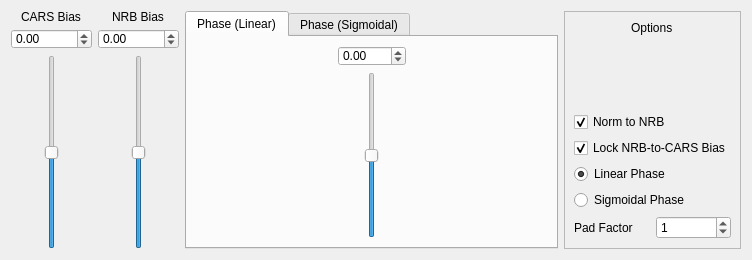
<?xml version="1.0" encoding="UTF-8"?>
<ui version="4.0">
 <class>Form</class>
 <widget class="QWidget" name="Form">
  <property name="geometry">
   <rect>
    <x>0</x>
    <y>0</y>
    <width>752</width>
    <height>260</height>
   </rect>
  </property>
  <property name="windowTitle">
   <string>Form</string>
  </property>
  <property name="styleSheet">
   <string notr="true">font: 10pt &quot;Arial&quot;;</string>
  </property>
  <layout class="QHBoxLayout" name="horizontalLayout">
   <item>
    <layout class="QVBoxLayout" name="verticalLayout">
     <item alignment="Qt::AlignHCenter|Qt::AlignTop">
      <widget class="QLabel" name="label">
       <property name="maximumSize">
        <size>
         <width>16777215</width>
         <height>12</height>
        </size>
       </property>
       <property name="text">
        <string>CARS Bias</string>
       </property>
      </widget>
     </item>
     <item alignment="Qt::AlignHCenter">
      <widget class="QDoubleSpinBox" name="spinBoxCARSBias">
       <property name="maximumSize">
        <size>
         <width>16777215</width>
         <height>20</height>
        </size>
       </property>
       <property name="keyboardTracking">
        <bool>false</bool>
       </property>
       <property name="minimum">
        <double>-10000.000000000000000</double>
       </property>
       <property name="maximum">
        <double>10000.000000000000000</double>
       </property>
      </widget>
     </item>
     <item alignment="Qt::AlignHCenter">
      <widget class="QSlider" name="sliderCARSBias">
       <property name="sizePolicy">
        <sizepolicy hsizetype="Fixed" vsizetype="Expanding">
         <horstretch>0</horstretch>
         <verstretch>0</verstretch>
        </sizepolicy>
       </property>
       <property name="minimumSize">
        <size>
         <width>0</width>
         <height>0</height>
        </size>
       </property>
       <property name="minimum">
        <number>-10000</number>
       </property>
       <property name="maximum">
        <number>10000</number>
       </property>
       <property name="orientation">
        <enum>Qt::Vertical</enum>
       </property>
      </widget>
     </item>
    </layout>
   </item>
   <item>
    <layout class="QVBoxLayout" name="verticalLayout_2">
     <item alignment="Qt::AlignHCenter|Qt::AlignTop">
      <widget class="QLabel" name="label_2">
       <property name="maximumSize">
        <size>
         <width>16777215</width>
         <height>12</height>
        </size>
       </property>
       <property name="text">
        <string>NRB Bias</string>
       </property>
      </widget>
     </item>
     <item alignment="Qt::AlignHCenter|Qt::AlignTop">
      <widget class="QDoubleSpinBox" name="spinBoxNRBBias">
       <property name="maximumSize">
        <size>
         <width>16777215</width>
         <height>20</height>
        </size>
       </property>
       <property name="keyboardTracking">
        <bool>false</bool>
       </property>
       <property name="minimum">
        <double>-10000.000000000000000</double>
       </property>
       <property name="maximum">
        <double>10000.000000000000000</double>
       </property>
      </widget>
     </item>
     <item alignment="Qt::AlignHCenter">
      <widget class="QSlider" name="sliderNRBBias">
       <property name="minimumSize">
        <size>
         <width>0</width>
         <height>100</height>
        </size>
       </property>
       <property name="minimum">
        <number>-10000</number>
       </property>
       <property name="maximum">
        <number>10000</number>
       </property>
       <property name="orientation">
        <enum>Qt::Vertical</enum>
       </property>
      </widget>
     </item>
    </layout>
   </item>
   <item>
    <widget class="QTabWidget" name="tabWidget">
     <property name="enabled">
      <bool>true</bool>
     </property>
     <property name="currentIndex">
      <number>0</number>
     </property>
     <widget class="QWidget" name="tabLin">
      <attribute name="title">
       <string>Phase (Linear)</string>
      </attribute>
      <layout class="QHBoxLayout" name="horizontalLayout_3">
       <item>
        <spacer name="horizontalSpacer">
         <property name="orientation">
          <enum>Qt::Horizontal</enum>
         </property>
         <property name="sizeHint" stdset="0">
          <size>
           <width>40</width>
           <height>20</height>
          </size>
         </property>
        </spacer>
       </item>
       <item>
        <layout class="QVBoxLayout" name="verticalLayout_4">
         <property name="spacing">
          <number>6</number>
         </property>
         <property name="topMargin">
          <number>0</number>
         </property>
         <item alignment="Qt::AlignHCenter">
          <widget class="QDoubleSpinBox" name="spinBoxPhaseLin">
           <property name="maximumSize">
            <size>
             <width>16777215</width>
             <height>20</height>
            </size>
           </property>
           <property name="keyboardTracking">
            <bool>false</bool>
           </property>
           <property name="minimum">
            <double>-720.000000000000000</double>
           </property>
           <property name="maximum">
            <double>720.000000000000000</double>
           </property>
          </widget>
         </item>
         <item alignment="Qt::AlignHCenter">
          <widget class="QSlider" name="sliderPhaseLin">
           <property name="minimum">
            <number>-720</number>
           </property>
           <property name="maximum">
            <number>720</number>
           </property>
           <property name="orientation">
            <enum>Qt::Vertical</enum>
           </property>
          </widget>
         </item>
        </layout>
       </item>
       <item>
        <spacer name="horizontalSpacer_2">
         <property name="orientation">
          <enum>Qt::Horizontal</enum>
         </property>
         <property name="sizeHint" stdset="0">
          <size>
           <width>40</width>
           <height>20</height>
          </size>
         </property>
        </spacer>
       </item>
      </layout>
      <zorder>horizontalSpacer</zorder>
      <zorder>horizontalSpacer_2</zorder>
     </widget>
     <widget class="QWidget" name="tabSigmoidal">
      <attribute name="title">
       <string>Phase (Sigmoidal)</string>
      </attribute>
      <layout class="QHBoxLayout" name="horizontalLayout_5">
       <item>
        <layout class="QVBoxLayout" name="verticalLayout_6">
         <item alignment="Qt::AlignHCenter">
          <widget class="QLabel" name="label_7">
           <property name="maximumSize">
            <size>
             <width>16777215</width>
             <height>12</height>
            </size>
           </property>
           <property name="text">
            <string>Phase 1</string>
           </property>
          </widget>
         </item>
         <item alignment="Qt::AlignHCenter">
          <widget class="QDoubleSpinBox" name="spinBoxSigPhase1">
           <property name="maximumSize">
            <size>
             <width>16777215</width>
             <height>20</height>
            </size>
           </property>
           <property name="keyboardTracking">
            <bool>false</bool>
           </property>
           <property name="minimum">
            <double>-720.000000000000000</double>
           </property>
           <property name="maximum">
            <double>720.000000000000000</double>
           </property>
          </widget>
         </item>
         <item alignment="Qt::AlignHCenter">
          <widget class="QSlider" name="sliderSigPhase1">
           <property name="enabled">
            <bool>true</bool>
           </property>
           <property name="minimum">
            <number>-720</number>
           </property>
           <property name="maximum">
            <number>720</number>
           </property>
           <property name="orientation">
            <enum>Qt::Vertical</enum>
           </property>
          </widget>
         </item>
        </layout>
       </item>
       <item>
        <layout class="QVBoxLayout" name="verticalLayout_7">
         <item alignment="Qt::AlignHCenter">
          <widget class="QLabel" name="label_8">
           <property name="maximumSize">
            <size>
             <width>16777215</width>
             <height>12</height>
            </size>
           </property>
           <property name="text">
            <string>Phase 2</string>
           </property>
          </widget>
         </item>
         <item alignment="Qt::AlignHCenter">
          <widget class="QDoubleSpinBox" name="spinBoxSigPhase2">
           <property name="maximumSize">
            <size>
             <width>16777215</width>
             <height>20</height>
            </size>
           </property>
           <property name="keyboardTracking">
            <bool>false</bool>
           </property>
           <property name="minimum">
            <double>-720.000000000000000</double>
           </property>
           <property name="maximum">
            <double>720.000000000000000</double>
           </property>
          </widget>
         </item>
         <item alignment="Qt::AlignHCenter">
          <widget class="QSlider" name="sliderSigPhase2">
           <property name="minimum">
            <number>-720</number>
           </property>
           <property name="maximum">
            <number>720</number>
           </property>
           <property name="orientation">
            <enum>Qt::Vertical</enum>
           </property>
          </widget>
         </item>
        </layout>
       </item>
       <item>
        <layout class="QVBoxLayout" name="verticalLayout_3">
         <item alignment="Qt::AlignHCenter">
          <widget class="QLabel" name="label_3">
           <property name="maximumSize">
            <size>
             <width>16777215</width>
             <height>12</height>
            </size>
           </property>
           <property name="text">
            <string>Rate</string>
           </property>
          </widget>
         </item>
         <item alignment="Qt::AlignHCenter">
          <widget class="QDoubleSpinBox" name="spinBoxSigRate">
           <property name="maximumSize">
            <size>
             <width>16777215</width>
             <height>20</height>
            </size>
           </property>
           <property name="keyboardTracking">
            <bool>false</bool>
           </property>
           <property name="maximum">
            <double>10.000000000000000</double>
           </property>
           <property name="singleStep">
            <double>0.001000000000000</double>
           </property>
           <property name="value">
            <double>0.100000000000000</double>
           </property>
          </widget>
         </item>
         <item alignment="Qt::AlignHCenter">
          <widget class="QSlider" name="sliderSigRate">
           <property name="maximum">
            <number>10000</number>
           </property>
           <property name="value">
            <number>1</number>
           </property>
           <property name="orientation">
            <enum>Qt::Vertical</enum>
           </property>
          </widget>
         </item>
        </layout>
       </item>
      </layout>
     </widget>
    </widget>
   </item>
   <item>
    <widget class="QFrame" name="frame">
     <property name="frameShape">
      <enum>QFrame::StyledPanel</enum>
     </property>
     <property name="frameShadow">
      <enum>QFrame::Raised</enum>
     </property>
     <layout class="QVBoxLayout" name="verticalLayout_5">
      <item alignment="Qt::AlignHCenter|Qt::AlignTop">
       <widget class="QLabel" name="label_4">
        <property name="text">
         <string>Options</string>
        </property>
       </widget>
      </item>
      <item>
       <widget class="QCheckBox" name="checkBoxNRBNorm">
        <property name="text">
         <string>Norm to NRB</string>
        </property>
        <property name="checked">
         <bool>true</bool>
        </property>
       </widget>
      </item>
      <item>
       <widget class="QCheckBox" name="checkBoxLockBias">
        <property name="text">
         <string>Lock NRB-to-CARS Bias</string>
        </property>
        <property name="checked">
         <bool>true</bool>
        </property>
       </widget>
      </item>
      <item>
       <widget class="QRadioButton" name="radioButtonPhaseLin">
        <property name="text">
         <string>Linear Phase</string>
        </property>
        <property name="checked">
         <bool>true</bool>
        </property>
       </widget>
      </item>
      <item>
       <widget class="QRadioButton" name="radioButtonPhaseSig">
        <property name="text">
         <string>Sigmoidal Phase</string>
        </property>
       </widget>
      </item>
      <item>
       <layout class="QHBoxLayout" name="horizontalLayout_2">
        <item>
         <widget class="QLabel" name="label_5">
          <property name="text">
           <string>Pad Factor</string>
          </property>
         </widget>
        </item>
        <item>
         <widget class="QSpinBox" name="spinBoxPadFactor">
          <property name="enabled">
           <bool>true</bool>
          </property>
          <property name="keyboardTracking">
           <bool>false</bool>
          </property>
          <property name="maximum">
           <number>30</number>
          </property>
          <property name="value">
           <number>1</number>
          </property>
         </widget>
        </item>
       </layout>
      </item>
     </layout>
    </widget>
   </item>
  </layout>
 </widget>
 <resources/>
 <connections/>
</ui>
